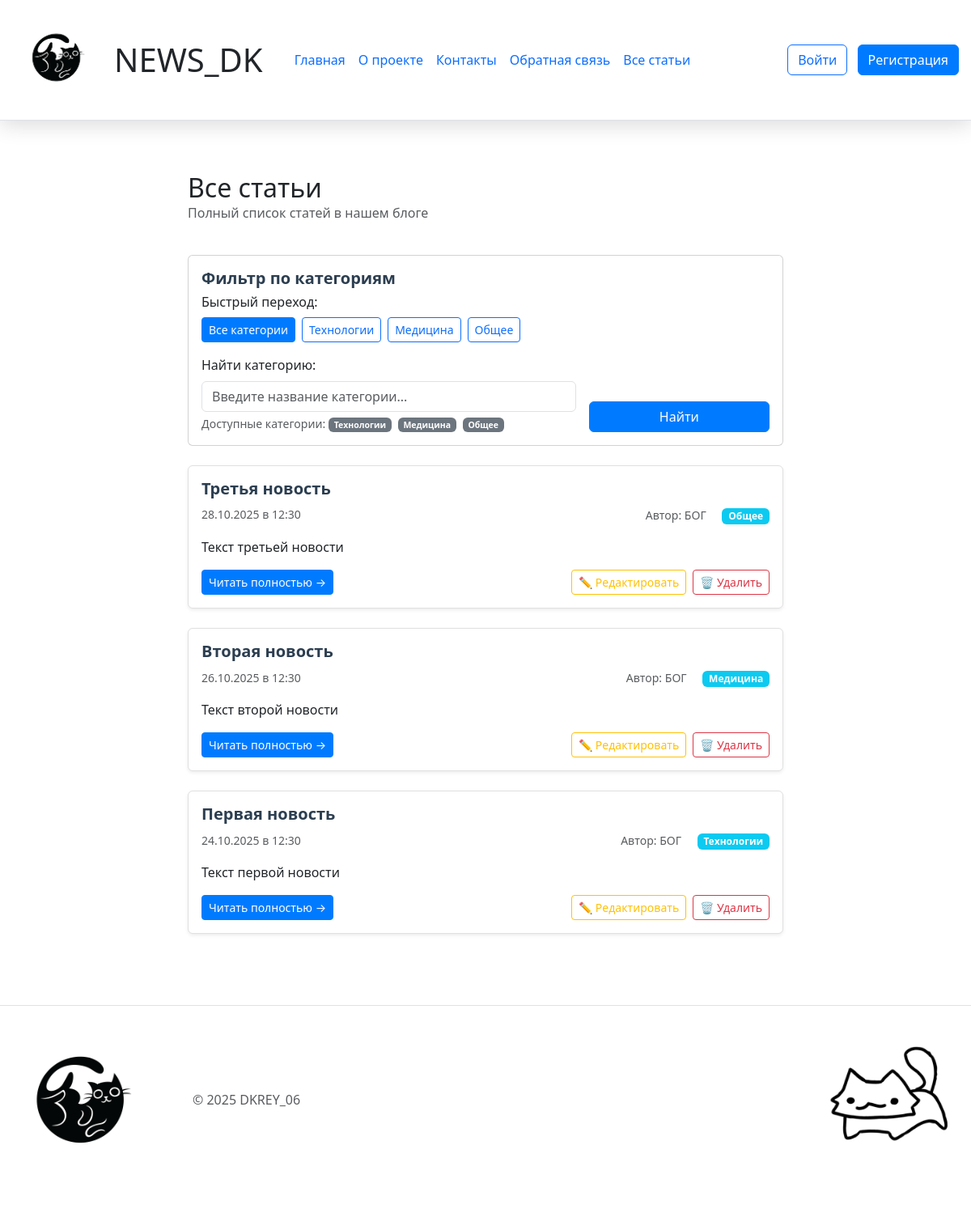
The page /articles on the database its author committed.
### 3.UPG_News_Blog_DK/models.py (models this page shows, shortened)
class Article(db.Model):
    __tablename__ = 'article'
    id = db.Column(db.Integer, primary_key=True)
    title = db.Column(db.String(200), nullable=False)
    text = db.Column(db.Text, nullable=False)
    created_date = db.Column(db.DateTime, default=datetime.now)
    user_id = db.Column(db.Integer, db.ForeignKey('user.id'), nullable=False)
    category = db.Column(db.String(50), nullable=False, default='general')
    comments = db.relationship('Comment', backref='article', lazy=True, cascade='all, delete-orphan')

class User(db.Model, UserMixin):
    __tablename__ = 'user'
    id = db.Column(db.Integer, primary_key=True)
    name = db.Column(db.String(100), nullable=False)
    email = db.Column(db.String(100), nullable=False, unique=True)
    hashed_password = db.Column(db.String(200), nullable=False)
    created_date = db.Column(db.DateTime, default=datetime.now)
    articles = db.relationship('Article', backref='author', lazy=True)

### 3.UPG_News_Blog_DK/app.py (the view)
@app.route("/articles")
def articles():
    category = request.args.get('category', '').strip()
    if category:
        return articles_by_category(category)
    articles = get_articles()
    return render_template('articles.html', articles=articles)

### 3.UPG_News_Blog_DK/app.py (called while the page is built)
def get_articles(category=None):
    query = Article.query
    if category:
        query = query.filter_by(category=category)
    articles_from_db = query.order_by(Article.created_date.desc()).all()
    articles = []
    for article in articles_from_db:
        articles.append({
            'id': article.id,
            'title': article.title,
            'date': article.created_date,
            'preview': article.text[:100] + '...' if len(article.text) > 100 else article.text,
            'content': article.text,
            'author': article.author.name,
            'category': article.category
        })
    return articles

def get_categories():
    categories = db.session.query(Article.category).distinct().all()
    return [category[0] for category in categories]

@app.context_processor
def inject_today():
    return {'today': datetime.now().date()}

@app.context_processor
def inject_categories():
    categories = get_categories()
    return {'categories': categories}

@app.context_processor
def inject_current_user():
    return {'current_user': current_user}

### 3.UPG_News_Blog_DK/templates/articles.html (shortened to what this page needs)
{% extends 'base.html' %}
{% block content %}
<div class="container">
	<div class="row align-items-center mb-4">
		<div class="col">
			<h2 class="mb-0">
				{% if current_category %}
				Статьи в категории: "{{ current_category }}"
				{% else %}
				Все статьи
				{% endif %}
			</h2>
			<p class="text-muted">Полный список статей в нашем блоге</p>
		</div>
	</div>
	<div class="card mb-4">
		<div class="card-body">
			<h5 class="card-title">Фильтр по категориям</h5>
			<div class="categories-nav mb-3">
				<h6>Быстрый переход:</h6>
				<div class="d-flex flex-wrap gap-2">
					<a href="{{ url_for('articles') }}"
						class="btn {% if not current_category %}btn-primary{% else %}btn-outline-primary{% endif %} btn-sm">
						Все категории
					</a>
					{% for cat in categories %}
					<a href="{{ url_for('articles_by_category', category=cat) }}"
						class="btn {% if current_category == cat %}btn-primary{% else %}btn-outline-primary{% endif %} btn-sm">
						{{ cat }}
					</a>
					{% endfor %}
				</div>
			</div>
			<form method="GET" action="{{ url_for('articles') }}" class="row g-3">
				<div class="col-md-8">
					<label for="category_search" class="form-label">Найти категорию:</label>
					<input type="text" class="form-control" id="category_search" name="category"
						value="{{ current_category if current_category else '' }}"
						placeholder="Введите название категории...">
					<div class="form-text">
						Доступные категории:
						{% for cat in categories %}
						<span class="badge bg-secondary me-1">{{ cat }}</span>
						{% endfor %}
					</div>
				</div>
				<div class="col-md-4 d-flex align-items-end">
					<div class="btn-group w-100">
						<button type="submit" class="btn btn-primary">Найти</button>
					</div>
				</div>
			</form>
		</div>
	</div>
	{% if articles %}
	<div class="row">
		{% for article in articles %}
		<div class="col-12 mb-4">
			<div class="card news-card h-100 shadow-sm">
				<div class="card-body">
					<div class="d-flex justify-content-between align-items-start mb-2">
						<h5 class="card-title mb-0">{{ article.title }}</h5>
					</div>
					<div class="d-flex justify-content-between align-items-center mb-3">
						<p class="card-text text-muted small mb-0">
							 {{ article.date.strftime('%d.%m.%Y в %H:%M') }}
						</p>
						<div>
							{% if article.author %}
							<span class="card-text text-muted small me-3">
								Автор: {{ article.author }}
							</span>
							{% endif %}
							<span class="badge bg-info">{{ article.category }}</span>
						</div>
					</div>
					<p class="card-text mb-3">{{ article.preview }}</p>
					<div class="row align-items-center">
						<div class="col-md-6">
							<a href="{{ url_for('news', id=article.id) }}" class="btn btn-primary btn-sm">
								Читать полностью →
							</a>
						</div>
						<div class="col-md-6 text-md-end mt-2 mt-md-0">
							<a href="{{ url_for('edit_article', id=article.id) }}"
								class="btn btn-outline-warning btn-sm me-1">
								✏️ Редактировать
							</a>
							<form action="{{ url_for('delete_article', id=article.id) }}" method="POST" class="d-inline"
								onsubmit="return confirm('Удалить статью?')">
								<button type="submit" class="btn btn-outline-danger btn-sm">
									🗑️ Удалить
								</button>
							</form>
						</div>
					</div>
				</div>
			</div>
		</div>
		{% endfor %}
	</div>
	{% endif %}
</div>
{% endblock %}

### 3.UPG_News_Blog_DK/static/css/main.css (style rules this page uses)
body { background-color: white; }

### 3.UPG_News_Blog_DK/static/css/index.css (style rules this page uses)
.news-card { border: 1px solid #e0e0e0; transition: transform 0.2s ease-in-out; }
.card-title { color: #2c3e50; font-weight: 600; }
.btn-primary { background-color: #007bff; border-color: #007bff; }
h2 { margin-bottom: 50px; }

### rows shown on the page
Article: category "Технологии", title "Первая новость", date "24.10.2025 в 12:30", category "Технологии", preview "Текст первой новости"
Article: category "Медицина", title "Вторая новость", date "26.10.2025 в 12:30", category "Медицина", preview "Текст второй новости"
Article: category "Общее", title "Третья новость", date "28.10.2025 в 12:30", category "Общее", preview "Текст третьей новости"
User: author "БОГ" "БОГ" "БОГ"
